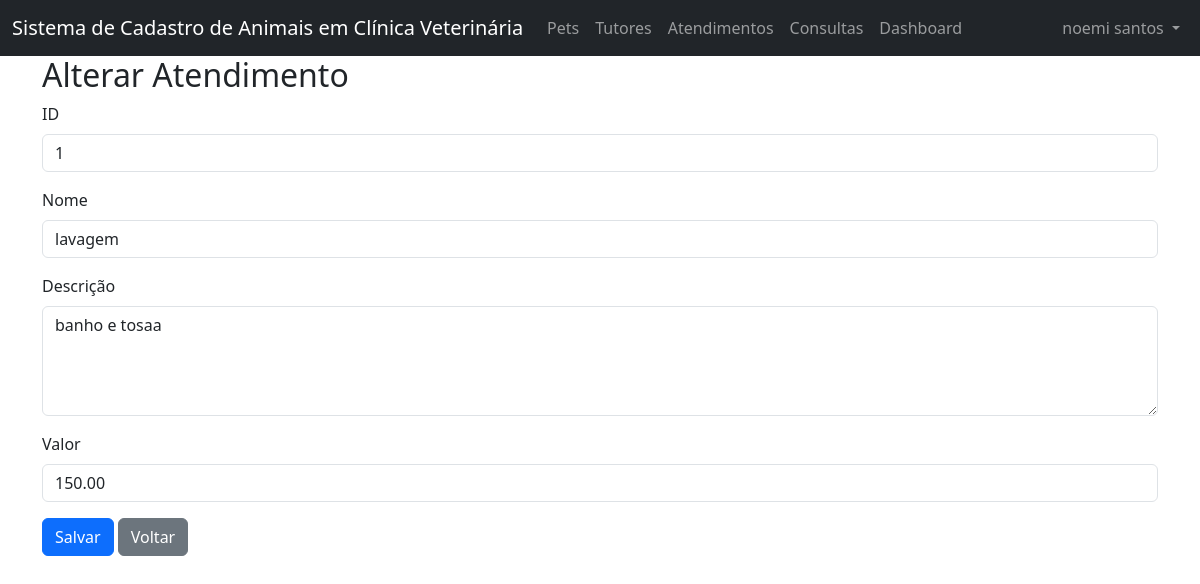
Screenshot of /projeto_p2/editar_atendimento.php?id=1 (signed in) with the database file from the repository.
### tables this page shows
CREATE TABLE `atendimento` (
  `id` int(11) NOT NULL,
  `nome` varchar(45) DEFAULT NULL,
  `descricao` varchar(45) DEFAULT NULL,
  `valor` decimal(5,2) DEFAULT NULL
);

### projeto_p2/editar_atendimento.php (the view, shortened to what this page needs)
<?php
    require_once("cabecalho.php");
    function consultarAtendimento($id){
        require("conexao.php");
        try {
            $sql = "SELECT * FROM atendimento WHERE id = ?";
            $stmt = $pdo->prepare($sql);
            $stmt->execute([$id]);
            $atendimento = $stmt->fetch(PDO::FETCH_ASSOC);
            if (!$atendimento){
                die("Erro ao consultar o registro!");
            } else {
                return $atendimento;
            }
        } catch (Exception $e) {
            die("Erro ao consultar atendimento: " . $e->getMessage());
        }
    }
    if ($_SERVER['REQUEST_METHOD'] == "POST"){
        $id_antigo = $_POST['id_antigo'];
        $id = $_POST['id'];
        $nome = $_POST['nome'];
        $descricao = $_POST['descricao'];
        $valor = $_POST['valor'];
        alterarAtendimento($id_antigo, $id, $nome, $descricao, $valor);
    } else {
        $atendimento = consultarAtendimento($_GET['id']);
    }
?>
<h2>Alterar Atendimento</h2>
<form method="post">
    <div class="mb-3">
        <label for="id" class="form-label">ID</label>
        <input value="<?= $atendimento['id'] ?>" type="number" id="id" name="id" class="form-control" readonly>
    </div>
    <div class="mb-3">
        <label for="nome" class="form-label">Nome</label>
        <input value="<?= $atendimento['nome'] ?>" type="text" id="nome" name="nome" class="form-control" required>
    </div>
    <div class="mb-3">
        <label for="descricao" class="form-label">Descrição</label>
        <textarea id="descricao" name="descricao" class="form-control" rows ="4" required><?= $atendimento['descricao'] ?> </textarea>
    </div>
    <div class="mb-3">
        <label for="valor" class="form-label">Valor</label>
        <input value="<?= $atendimento['valor'] ?>" type="number" step="0.01" id="valor" name="valor" class="form-control" required>
    </div>
    <button type="submit" class="btn btn-primary">Salvar</button>
    <a href="atendimento.php" class="btn btn-secondary">Voltar</a>
</form>
<?php
    require_once("rodape.php");
?>

### rows the page displays
atendimento: id "1", nome "lavagem", descricao "banho e tosaa", valor "150.00"

### other values shown
$_SESSION['usuario'] "noemi santos"
